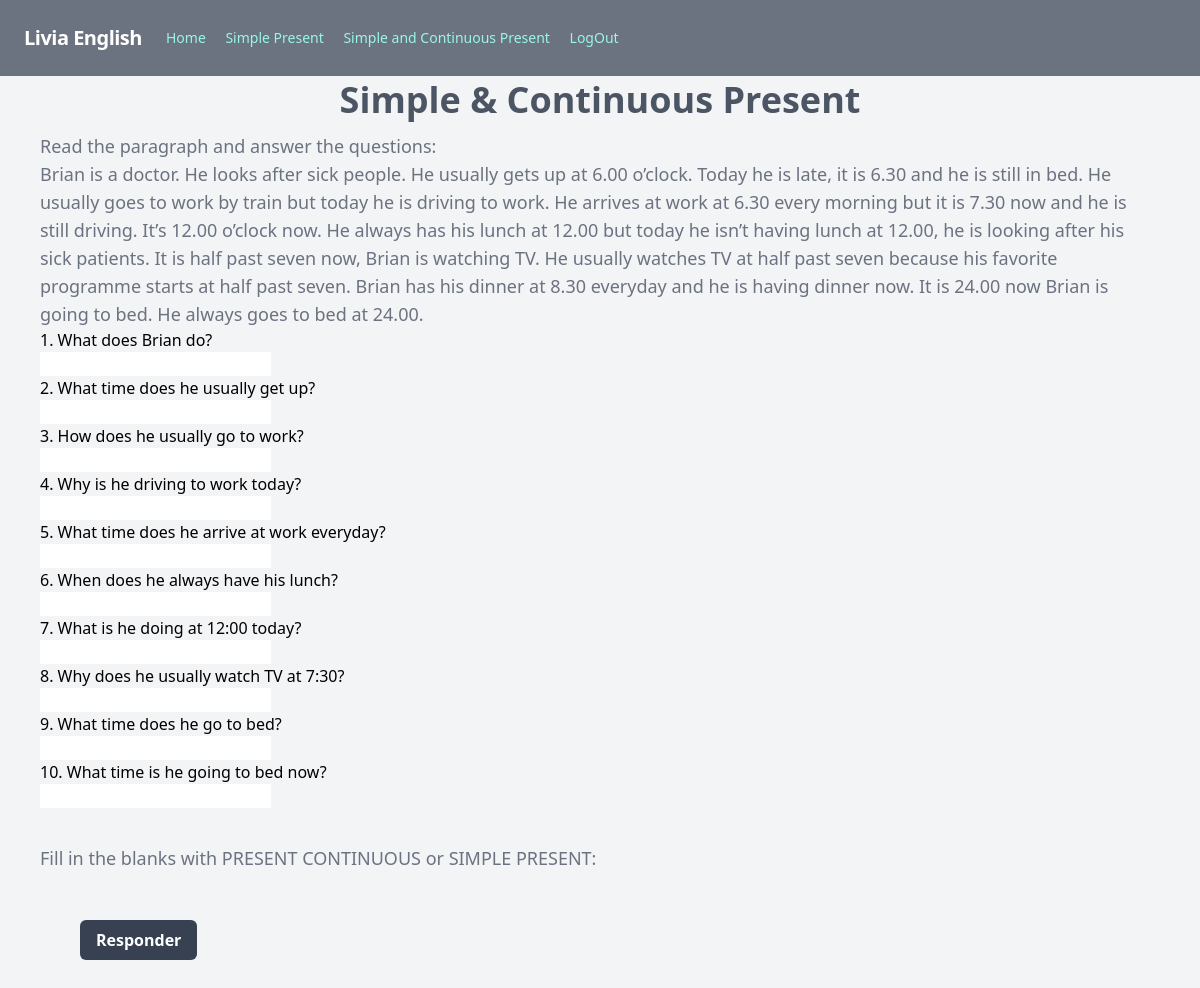
/simplecontinuouspresent/, run on an earlier commit of the app's database.
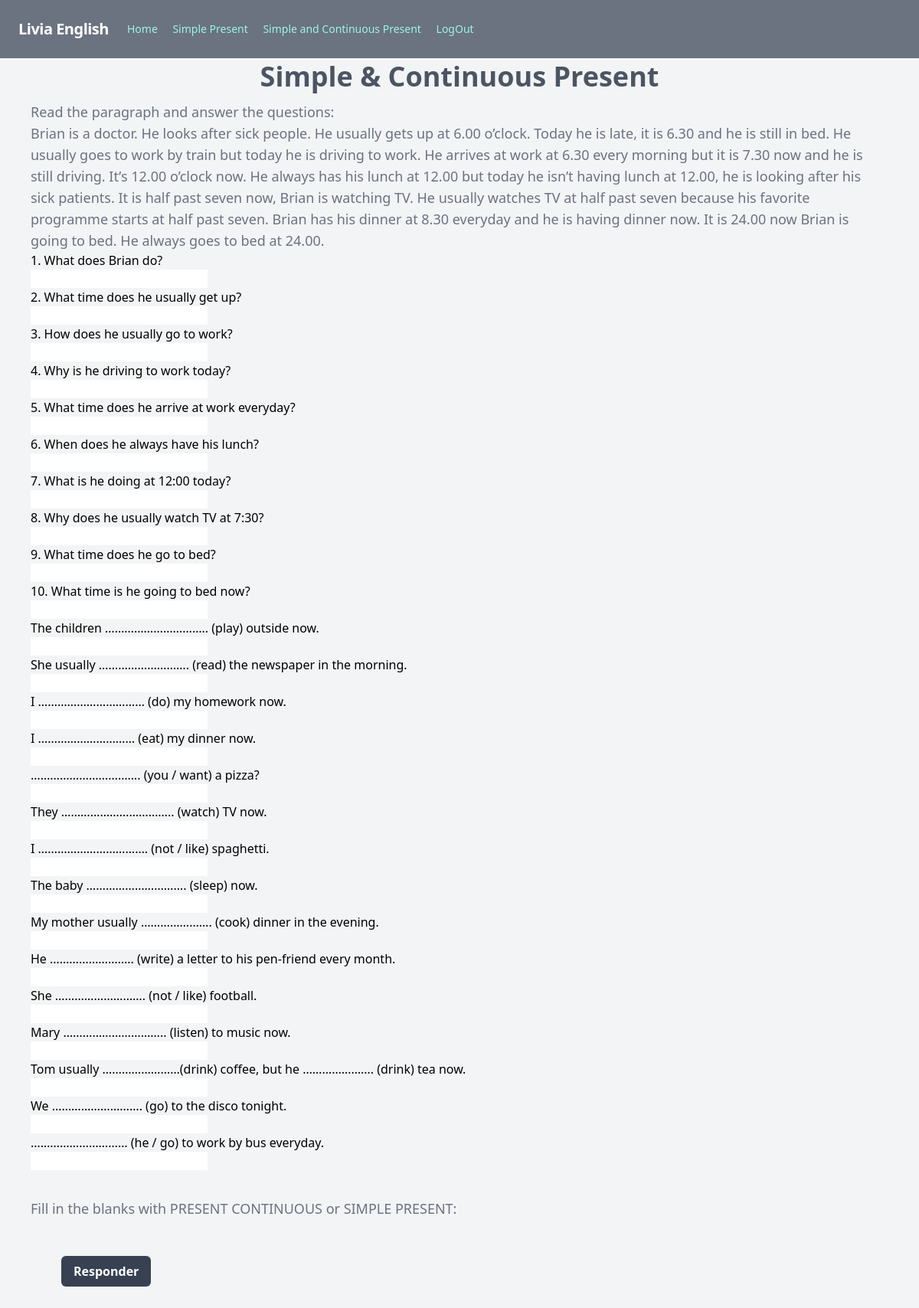
And on a later commit of the database.
### simuladosingles/models.py (models this page shows)
class FillInBlank_by_topic(models.Model):
    assunto=models.CharField(max_length=500)
    pergunta = models.CharField(max_length=5000)
    resposta = models.CharField(max_length=5000)

### simuladosingles/views.py (the view)
# urls.py: path('simplecontinuouspresent/',views.simplecontinuouspresent, name='simplecontinuouspresent'),
def simplecontinuouspresent(request):
    question_list = FillInBlank_by_topic.objects.filter(assunto="simplecontinuouspresent").order_by("id")
    question_list_questao2 = FillInBlank_by_topic.objects.filter(assunto="simplecontinuouspresentquestao2").order_by("id")
    context = {
        "question_list": question_list,
        "question_list_questao2": question_list_questao2,
    }
    return render(request, 'simplecontinuouspresent.html',context)

### templates/simplecontinuouspresent.html (shortened to what this page needs)
{% extends 'home.html' %}
{% block content %}
<div class="text-left py-1 px-10">
    <h1 class="block text-center text-2xl font-bold text-gray-600 sm:text-4xl">Simple & Continuous Present</h1>
    <p class="mt-3 text-lg text-gray-500">Read the paragraph and answer the questions:
        <br/>
        Brian is a doctor. He looks after sick people. He usually gets up at 6.00 o’clock. Today he is
        late, it is 6.30 and he is still in bed. He usually goes to work by train but today he is driving to
        work. He arrives at work at 6.30 every morning but it is 7.30 now and he is still driving.
        It’s 12.00 o’clock now. He always has his lunch at 12.00 but today he isn’t having lunch at
        12.00, he is looking after his sick patients. It is half past seven now, Brian is watching TV. He
        usually watches TV at half past seven because his favorite programme starts at half past seven.
        Brian has his dinner at 8.30 everyday and he is having dinner now.
        It is 24.00 now Brian is going to bed. He always goes to bed at 24.00.</p>
    <p >
    <form action="{% url 'resultsimplecontinuouspresent' %}" method="get" class="form-polls">
    {% for question in question_list %}
        <label for={{question.id}}>{{ question.pergunta }}</label>
        <br/>
        <input type="text"  name='{{question.id}}'   />
        <br/>
      {% endfor %}
      <br/>
      <p class="mt-3 text-lg text-gray-500"> Fill in the blanks with PRESENT CONTINUOUS or SIMPLE PRESENT:</p>
      <br/>
      <br/>
      <input class="bg-gray-700 ml-10 mb-10 hover:bg-blue-600 text-white font-semibold rounded-md py-2 px-4 w-50" type="submit" value="Responder" />
    </form>
</p>
</div>
{% endblock %}

### templates/home.html (shortened to what this page needs)
<!DOCTYPE html>
<html lang="pt-br"></html>
    <head>
        <script src="https://cdn.tailwindcss.com"></script>
    </head>
    <body class="bg-gray-100 h-full">
        <div class="bg-gray-100 h-full">
        {% block nav %}
    <nav class="nav">
        <nav class="flex items-center justify-between flex-wrap bg-gray-500 p-6">
            <div class="flex items-center flex-shrink-0 text-white mr-6">
              <span class="font-semibold text-xl tracking-tight">Livia English</span>
            </div>
            <div class="w-full block flex-grow lg:flex lg:items-center lg:w-auto">
              <div class="text-sm lg:flex-grow">
                <a href="{% url 'home' %}" class="block mt-4 lg:inline-block lg:mt-0 text-teal-200 hover:text-white mr-4">
                  Home
                </a>
                <a href="{% url 'simplepresent' %}" class="block mt-4 lg:inline-block lg:mt-0 text-teal-200 hover:text-white mr-4">
                  Simple Present
                </a>
                <a href="{% url 'simplecontinuouspresent' %}" class="block mt-4 lg:inline-block lg:mt-0 text-teal-200 hover:text-white mr-4">
                  Simple and Continuous Present
                </a>
                <a href="{% url 'login' %}" class="block mt-4 lg:inline-block lg:mt-0 text-teal-200 hover:text-white">
                    LogOut
                </a>
              </div>
            </div>
          </nav>
    </nav>
    {% endblock %}
        {% block content %}{% endblock %}
       </div>
    </body>
</html>

What changed in the data, as far as the page shows it:
added FillInBlank_by_topic: pergunta "The children ………………………….. (play) outside now."
added FillInBlank_by_topic: pergunta "She usually ………………………. (read) the newspaper in the morning."
added FillInBlank_by_topic: pergunta "I …………………………… (do) my homework now."
added FillInBlank_by_topic: pergunta "I ………………………… (eat) my dinner now."
added FillInBlank_by_topic: pergunta "……………………………. (you / want) a pizza?"
added FillInBlank_by_topic: pergunta "They …………………………….. (watch) TV now."
added FillInBlank_by_topic: pergunta "I ……………………………. (not / like) spaghetti."
added FillInBlank_by_topic: pergunta "The baby …………………………. (sleep) now."
added FillInBlank_by_topic: pergunta "My mother usually …………………. (cook) dinner in the evening."
added FillInBlank_by_topic: pergunta "He …………………….. (write) a letter to his pen-friend every month."
added FillInBlank_by_topic: pergunta "She ………………………. (not / like) football."
added FillInBlank_by_topic: pergunta "Mary ………………………….. (listen) to music now."
added FillInBlank_by_topic: pergunta "Tom usually ……………………(drink) coffee, but he …………………. (drink) tea now."
added FillInBlank_by_topic: pergunta "We ………………………. (go) to the disco tonight."
added FillInBlank_by_topic: pergunta "………………………… (he / go) to work by bus everyday."
